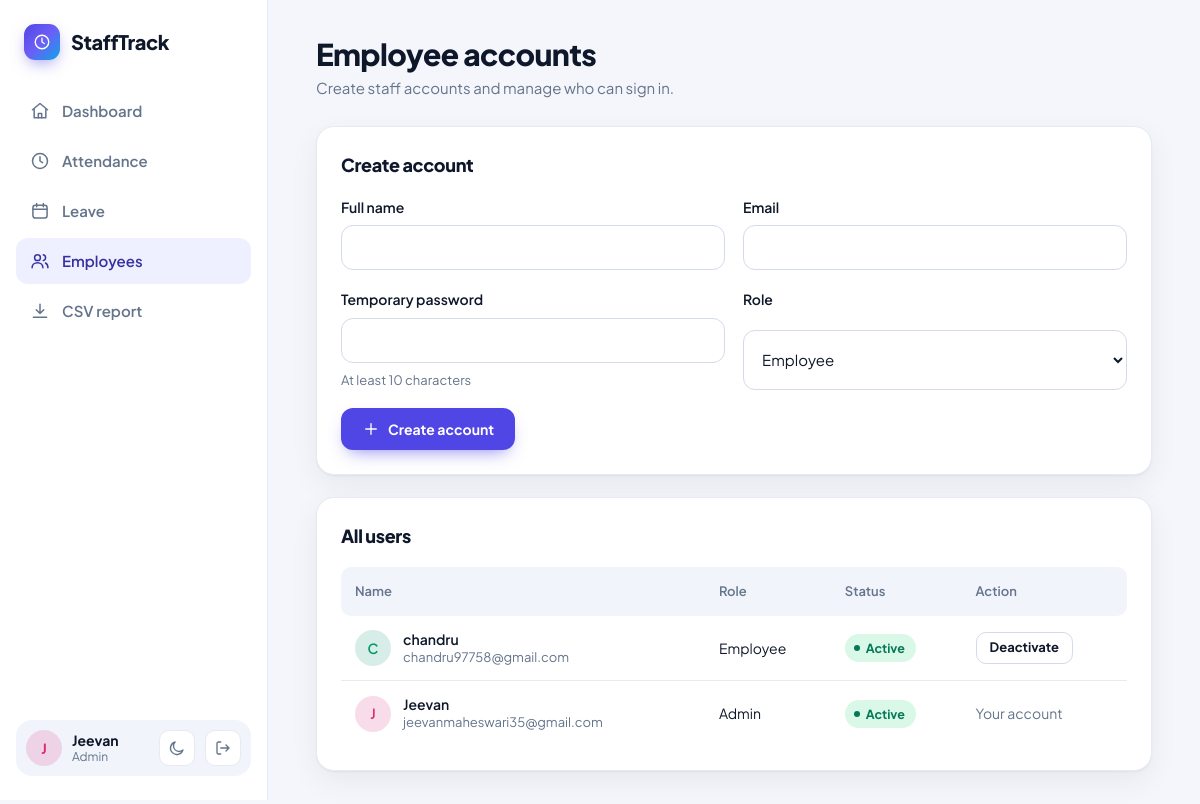
Page /employees (signed in) on the committed database.
### tables this page shows
CREATE TABLE users (
        id INTEGER PRIMARY KEY AUTOINCREMENT,
        name TEXT NOT NULL,
        email TEXT NOT NULL UNIQUE COLLATE NOCASE,
        password_hash TEXT NOT NULL,
        role TEXT NOT NULL CHECK(role IN ('admin','employee')) DEFAULT 'employee',
        is_active INTEGER NOT NULL DEFAULT 1,
        created_at TEXT NOT NULL DEFAULT CURRENT_TIMESTAMP
    );

### app.py (the view, shortened to what this page needs)
@app.route("/employees", methods=["GET", "POST"])
@admin_required
def employees():
    db = get_db()
    rows = db.execute(
        "SELECT id,name,email,role,is_active,created_at FROM users ORDER BY id DESC"
    ).fetchall()
    return render_template("employees.html", employees=rows)

### app.py (called while the page is built)
def get_db():
    if "db" not in g:
        g.db = sqlite3.connect(DATABASE, timeout=10)
        g.db.row_factory = sqlite3.Row
        g.db.execute("PRAGMA foreign_keys = ON")
    return g.db

@app.before_request
def csrf_protect():
    if request.method == "POST":
        token = session.get("_csrf_token")
        submitted = request.form.get("_csrf_token")
        if not token or not submitted or not secrets.compare_digest(token, submitted):
            abort(400, description="Invalid or missing security token. Refresh the page and try again.")

@app.context_processor
def inject_csrf_token():
    def csrf_token():
        if "_csrf_token" not in session:
            session["_csrf_token"] = secrets.token_urlsafe(32)
        return session["_csrf_token"]
    return {"csrf_token": csrf_token}

@app.after_request
def security_headers(response):
    response.headers["X-Content-Type-Options"] = "nosniff"
    response.headers["X-Frame-Options"] = "DENY"
    response.headers["Referrer-Policy"] = "strict-origin-when-cross-origin"
    response.headers["Cache-Control"] = "no-store"
    return response

def admin_required(view):
    @wraps(view)
    def wrapped(*args, **kwargs):
        if "user_id" not in session:
            return redirect(url_for("login"))
        if session.get("role") != "admin":
            abort(403)
        return view(*args, **kwargs)
    return wrapped

### templates/employees.html (shortened to what this page needs)
{% extends "base.html" %}
{% from "_ui.html" import icon, avatar %}
{% block content %}
<div class="page-heading"><div><h1>Employee accounts</h1><p class="muted">Create staff accounts and manage who can sign in.</p></div></div>
<section class="panel"><h2>Create account</h2><form method="post" class="form-grid">
<label>Full name<input name="name" required maxlength="120"></label>
<label>Email<input type="email" name="email" required maxlength="254"></label>
<label>Temporary password<input type="password" name="password" required minlength="10" autocomplete="new-password"><small>At least 10 characters</small></label>
<label>Role<select name="role"><option value="employee">Employee</option><option value="admin">Admin</option></select></label>
<div><button class="btn btn-primary" type="submit">{{ icon('plus', 18) }}Create account</button></div>
</form></section>
<section class="panel"><h2>All users</h2><div class="table-wrap"><table><thead><tr><th>Name</th><th>Role</th><th>Status</th><th>Action</th></tr></thead><tbody>
{% for user in employees %}<tr><td><div class="person">{{ avatar(user.name) }}<div><span>{{ user.name }}</span><small>{{ user.email }}</small></div></div></td><td>{{ user.role|capitalize }}</td><td><span class="pill {{ 'present' if user.is_active else 'absent' }}">{{ 'Active' if user.is_active else 'Inactive' }}</span></td><td>
{% if user.id != session.get('user_id') %}<form method="post" action="{{ url_for('toggle_employee',user_id=user.id) }}"><input type="hidden" name="_csrf_token" value="{{ csrf_token() }}"><button class="btn btn-small btn-outline" type="submit">{{ 'Deactivate' if user.is_active else 'Activate' }}</button></form>{% else %}<span class="muted">Your account</span>{% endif %}
</td></tr>{% else %}<tr><td colspan="4" class="empty">No users found.</td></tr>{% endfor %}
</tbody></table></div></section>
{% endblock %}

### templates/base.html (shortened to what this page needs)
{% from "_ui.html" import icon, avatar %}
<!doctype html>
<html lang="en">
<head>
  <link rel="stylesheet" href="{{ url_for('static', filename='style.css') }}">
</head>
<body class="{{ 'app' if session.get('user_id') else 'guest' }}">
{% if session.get('user_id') %}
<aside class="rail">
  <a class="brand" href="{{ url_for('dashboard') }}"><span class="brand-mark">{{ icon('clock', 18) }}</span><span>StaffTrack</span></a>
  <nav aria-label="Main">
    <a href="{{ url_for('dashboard') }}" {% if request.endpoint == 'dashboard' %}class="is-active" aria-current="page"{% endif %}>{{ icon('home') }}<span>Dashboard</span></a>
    <a href="{{ url_for('attendance_history') }}" {% if request.endpoint == 'attendance_history' %}class="is-active" aria-current="page"{% endif %}>{{ icon('clock') }}<span>Attendance</span></a>
    <a href="{{ url_for('leave') }}" {% if request.endpoint == 'leave' %}class="is-active" aria-current="page"{% endif %}>{{ icon('calendar') }}<span>Leave</span></a>
    {% if session.get('role') == 'admin' %}
    <a href="{{ url_for('employees') }}" {% if request.endpoint == 'employees' %}class="is-active" aria-current="page"{% endif %}>{{ icon('users') }}<span>Employees</span></a>
    <a href="{{ url_for('attendance_csv') }}">{{ icon('download') }}<span>CSV report</span></a>
    {% endif %}
  </nav>
  <div class="account">
    {{ avatar(session.get('name')) }}
    <div class="who"><strong>{{ session.get('name') }}</strong><span>{{ session.get('role')|capitalize }}</span></div>
    <button class="icon-btn" type="button" data-theme-toggle aria-label="Switch light or dark theme"><span class="t-sun">{{ icon('sun', 18) }}</span><span class="t-moon">{{ icon('moon', 18) }}</span></button>
    <form method="post" action="{{ url_for('logout') }}"><input type="hidden" name="_csrf_token" value="{{ csrf_token() }}"><button class="icon-btn" type="submit" aria-label="Log out">{{ icon('logout', 18) }}</button></form>
  </div>
</aside>
{% endif %}
<main class="stage">
  {% block content %}{% endblock %}
</main>
</body></html>

### templates/_ui.html
{% macro icon(name, size=20) -%}
<svg class="ic" width="{{ size }}" height="{{ size }}" viewBox="0 0 24 24" fill="none" stroke="currentColor" stroke-width="1.8" stroke-linecap="round" stroke-linejoin="round" aria-hidden="true">
{%- if name == 'home' %}<path d="M3 10.5 12 3l9 7.5"/><path d="M5 9.5V20h14V9.5"/><path d="M10 20v-5h4v5"/>
{%- elif name == 'clock' %}<circle cx="12" cy="12" r="9"/><path d="M12 7v5l3 2"/>
{%- elif name == 'calendar' %}<rect x="3.5" y="5" width="17" height="15.5" rx="3"/><path d="M8 3v4M16 3v4M3.5 10h17"/>
{%- elif name == 'users' %}<circle cx="9" cy="8" r="3.5"/><path d="M2.5 20c0-3.6 2.9-6 6.5-6s6.5 2.4 6.5 6"/><path d="M16 4.6a3.5 3.5 0 0 1 0 6.8M18.5 14.4c1.8.8 3 2.6 3 5.6"/>
{%- elif name == 'download' %}<path d="M12 4v11M7.5 10.5 12 15l4.5-4.5"/><path d="M4 19.5h16"/>
{%- elif name == 'logout' %}<path d="M9 4H6a2 2 0 0 0-2 2v12a2 2 0 0 0 2 2h3"/><path d="M16 8l4 4-4 4M20 12H9"/>
{%- elif name == 'login' %}<path d="M15 4h3a2 2 0 0 1 2 2v12a2 2 0 0 1-2 2h-3"/><path d="M10 8l4 4-4 4M14 12H3"/>
{%- elif name == 'sun' %}<circle cx="12" cy="12" r="4"/><path d="M12 2.5v2M12 19.5v2M4.2 4.2l1.4 1.4M18.4 18.4l1.4 1.4M2.5 12h2M19.5 12h2M4.2 19.8l1.4-1.4M18.4 5.6l1.4-1.4"/>
{%- elif name == 'moon' %}<path d="M20 14.5A8.5 8.5 0 1 1 9.5 4a7 7 0 0 0 10.5 10.5z"/>
{%- elif name == 'inbox' %}<path d="M4 13l2.5-8h11L20 13v6a1 1 0 0 1-1 1H5a1 1 0 0 1-1-1z"/><path d="M4 13h4.5l1 2.5h5l1-2.5H20"/>
{%- elif name == 'plus' %}<path d="M12 5v14M5 12h14"/>
{%- elif name == 'check' %}<path d="M5 12.5l4.5 4.5L19 7.5"/>
{%- elif name == 'hourglass' %}<path d="M6 3h12M6 21h12"/><path d="M7 3v3.5a5 5 0 0 0 2 4l3 1.5-3 1.5a5 5 0 0 0-2 4V21M17 3v3.5a5 5 0 0 1-2 4L12 12l3 1.5a5 5 0 0 1 2 4V21"/>
{%- endif %}</svg>
{%- endmacro %}
{% macro avatar(name) -%}<span class="avatar av{{ 'ABCDEFGHIJKLMNOPQRSTUVWXYZ'.find((name or '?')[0]|upper) % 5 }}" aria-hidden="true">{{ (name or '?')[0]|upper }}</span>{%- endmacro %}

### rows in the picture
users: get "Jeevan", get "Admin", name "J", name "Jeevan", email "jeevanmaheswari35@gmail.com", role "Admin", is_active "Active", shows "Your account"
users: name "C", name "chandru", email "chandru97758@gmail.com", role "Employee", is_active "Active", is_active "Deactivate"

### other values in the picture
{{ (name or '?')[0]|upper }} "J"
